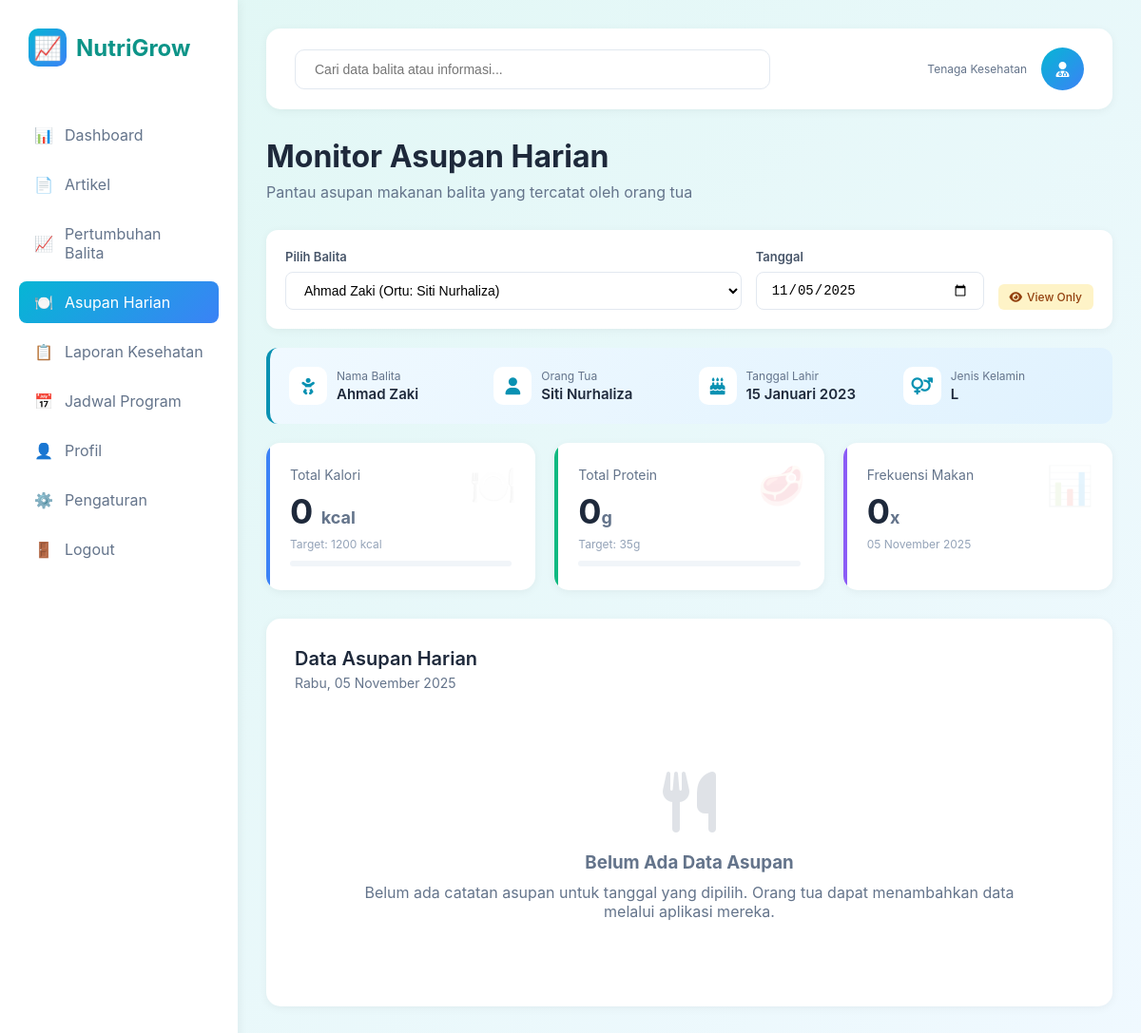
The page /nakes_asupan_harian.php on the database its author committed.
### tables this page shows
CREATE TABLE IF NOT EXISTS balita (
    id_balita INT AUTO_INCREMENT PRIMARY KEY,
    id_akun INT NOT NULL,
    nama_balita VARCHAR(100) NOT NULL,
    tanggal_lahir DATE NOT NULL,
    jenis_kelamin ENUM('L', 'P') NOT NULL,
    foto_profil VARCHAR(255),
    created_at TIMESTAMP DEFAULT CURRENT_TIMESTAMP,
    FOREIGN KEY (id_akun) REFERENCES akun(id_akun) ON DELETE CASCADE,
    INDEX idx_akun (id_akun)
);

CREATE TABLE IF NOT EXISTS akun (
    id_akun INT AUTO_INCREMENT PRIMARY KEY,
    nama VARCHAR(100) NOT NULL,
    email VARCHAR(100) NOT NULL UNIQUE,
    password VARCHAR(255) NOT NULL,
    nomor_telepon VARCHAR(20),
    status_akun ENUM('aktif', 'nonaktif') DEFAULT 'aktif',
    tanggal_aktif TIMESTAMP DEFAULT CURRENT_TIMESTAMP,
    username VARCHAR(50) UNIQUE,
    created_at TIMESTAMP DEFAULT CURRENT_TIMESTAMP,
    updated_at TIMESTAMP DEFAULT CURRENT_TIMESTAMP ON UPDATE CURRENT_TIMESTAMP,
    INDEX idx_email (email),
    INDEX idx_username (username)
);

### auth.php (called while the page is built, shortened)
<?php
function formatTanggalIndo($tanggal) {
    $bulan = array(
        1 => 'Januari', 'Februari', 'Maret', 'April', 'Mei', 'Juni',
        'Juli', 'Agustus', 'September', 'Oktober', 'November', 'Desember'
    );
    $split = explode('-', $tanggal);
    return $split[2] . ' ' . $bulan[(int)$split[1]] . ' ' . $split[0];
}
function formatHariIndo($date) {
    $days = [
        'Minggu', 'Senin', 'Selasa', 'Rabu', 'Kamis', 'Jumat', 'Sabtu'
    ];
    $ts = strtotime($date);
    $w = (int) date('w', $ts);
    return $days[$w];
}
?>

### nakes_asupan_harian.php (the view, shortened to what this page needs)
<?php
require_once 'auth.php';
$conn = getDBConnection();
$selected_balita = isset($_GET['balita']) ? $_GET['balita'] : null;
$selected_date = isset($_GET['tanggal']) ? $_GET['tanggal'] : date('Y-m-d');
$query_all_balita = "SELECT b.id_balita, b.nama_balita, p.id_akun, a.nama as nama_ortu
                     FROM balita b
                     JOIN pengguna p ON b.id_akun = p.id_akun
                     JOIN akun a ON p.id_akun = a.id_akun
                     ORDER BY b.nama_balita ASC";
$result_all_balita = $conn->query($query_all_balita);
if (!$selected_balita && $result_all_balita->num_rows > 0) {
    $result_all_balita->data_seek(0);
    $first_balita = $result_all_balita->fetch_assoc();
    $selected_balita = $first_balita['id_balita'];
    $result_all_balita->data_seek(0);
}
$balita_info = null;
if ($selected_balita) {
    $query_balita = "SELECT b.*, a.nama as nama_ortu, a.nomor_telepon
                     FROM balita b
                     JOIN pengguna p ON b.id_akun = p.id_akun
                     JOIN akun a ON p.id_akun = a.id_akun
                     WHERE b.id_balita = ?";
    $stmt = $conn->prepare($query_balita);
    $stmt->bind_param("i", $selected_balita);
    $stmt->execute();
    $result_balita = $stmt->get_result();
    $balita_info = $result_balita->fetch_assoc();
}
$totals = ['total_kalori' => 0, 'total_protein' => 0, 'frekuensi' => 0];
if ($selected_balita) {
    $query_asupan = "SELECT * FROM asupan_harian
                     WHERE id_balita = ? AND tanggal_catatan = ?
                     ORDER BY waktu_makan ASC";
    $stmt = $conn->prepare($query_asupan);
    $stmt->bind_param("is", $selected_balita, $selected_date);
    $stmt->execute();
    $result_asupan = $stmt->get_result();
    $query_total = "SELECT
                    SUM(kalori_total) as total_kalori,
                    SUM(protein) as total_protein,
                    COUNT(*) as frekuensi
                    FROM asupan_harian
                    WHERE id_balita = ? AND tanggal_catatan = ?";
    $stmt = $conn->prepare($query_total);
    $stmt->bind_param("is", $selected_balita, $selected_date);
    $stmt->execute();
    $result_total = $stmt->get_result();
    $totals = $result_total->fetch_assoc();
}
$total_kalori = $totals['total_kalori'] ?? 0;
$total_protein = $totals['total_protein'] ?? 0;
$frekuensi = $totals['frekuensi'] ?? 0;
$target_kalori = 1200;
$target_protein = 35;
?>
<!DOCTYPE html>
<html lang="id">
<head>
    <link rel="stylesheet" href="style.css">
    <link rel="stylesheet" href="https://cdnjs.cloudflare.com/ajax/libs/font-awesome/6.4.0/css/all.min.css">
</head>
<body>
    <div class="container">
        <?php include __DIR__ . '/partials/sidebar.php'; ?>
        <main class="main-content">
            <header class="header">
                <div class="search-bar">
                    <input type="text" class="search-input" placeholder="Cari data balita atau informasi...">
                </div>
                <div class="user-profile">
                    <div class="user-info">
                        <p>Tenaga Kesehatan</p>
                    </div>
                    <div class="user-avatar">
                        <i class="fas fa-user-md"></i>
                    </div>
                </div>
            </header>
            <div class="page-header">
                <h1>Monitor Asupan Harian</h1>
                <p>Pantau asupan makanan balita yang tercatat oleh orang tua</p>
            </div>
            <div class="filter-section">
                <form method="GET" action="">
                    <div class="filter-grid">
                        <div class="filter-group">
                            <label class="filter-label">Pilih Balita</label>
                            <select name="balita" class="filter-select" onchange="this.form.submit()">
                                <?php
                                $result_all_balita->data_seek(0);
                                while($bal = $result_all_balita->fetch_assoc()):
                                ?>
                                <option value="<?php echo $bal['id_balita']; ?>"
                                        <?php echo $selected_balita == $bal['id_balita'] ? 'selected' : ''; ?>>
                                    <?php echo htmlspecialchars($bal['nama_balita']); ?>
                                    (Ortu: <?php echo htmlspecialchars($bal['nama_ortu']); ?>)
                                </option>
                                <?php endwhile; ?>
                            </select>
                        </div>
                        <div class="filter-group">
                            <label class="filter-label">Tanggal</label>
                            <input type="date" name="tanggal" class="filter-input"
                                   value="<?php echo $selected_date; ?>" onchange="this.form.submit()">
                        </div>
                        <div class="filter-group">
                            <span class="readonly-badge">
                                <i class="fas fa-eye"></i> View Only
                            </span>
                        </div>
                    </div>
                </form>
            </div>
            <?php if ($balita_info): ?>
            <div class="info-box">
                <div class="info-grid">
                    <div class="info-item">
                        <div class="info-icon">
                            <i class="fas fa-baby"></i>
                        </div>
                        <div class="info-content">
                            <div class="info-label">Nama Balita</div>
                            <div class="info-value"><?php echo htmlspecialchars($balita_info['nama_balita']); ?></div>
                        </div>
                    </div>
                    <div class="info-item">
                        <div class="info-icon">
                            <i class="fas fa-user"></i>
                        </div>
                        <div class="info-content">
                            <div class="info-label">Orang Tua</div>
                            <div class="info-value"><?php echo htmlspecialchars($balita_info['nama_ortu']); ?></div>
                        </div>
                    </div>
                    <div class="info-item">
                        <div class="info-icon">
                            <i class="fas fa-birthday-cake"></i>
                        </div>
                        <div class="info-content">
                            <div class="info-label">Tanggal Lahir</div>
                            <div class="info-value"><?php echo formatTanggalIndo($balita_info['tanggal_lahir']); ?></div>
                        </div>
                    </div>
                    <div class="info-item">
                        <div class="info-icon">
                            <i class="fas fa-venus-mars"></i>
                        </div>
                        <div class="info-content">
                            <div class="info-label">Jenis Kelamin</div>
                            <div class="info-value"><?php echo $balita_info['jenis_kelamin']; ?></div>
                        </div>
                    </div>
                </div>
            </div>
            <div class="stats-grid">
                <div class="stat-card blue">
                    <div class="stat-icon">🍽️</div>
                    <div class="stat-label">Total Kalori</div>
                    <div class="stat-value"><?php echo number_format($total_kalori, 0); ?> <span class="unit">kcal</span></div>
                    <div class="stat-target">Target: <?php echo $target_kalori; ?> kcal</div>
                    <div class="progress-bar">
                    </div>
                </div>
                <div class="stat-card green">
                    <div class="stat-icon">🥩</div>
                    <div class="stat-label">Total Protein</div>
                    <div class="stat-value"><?php echo number_format($total_protein, 0); ?><span class="unit">g</span></div>
                    <div class="stat-target">Target: <?php echo $target_protein; ?>g</div>
                    <div class="progress-bar">
                    </div>
                </div>
                <div class="stat-card purple">
                    <div class="stat-icon">📊</div>
                    <div class="stat-label">Frekuensi Makan</div>
                    <div class="stat-value"><?php echo $frekuensi; ?><span class="unit">x</span></div>
                    <div class="stat-target"><?php echo formatTanggalIndo($selected_date); ?></div>
                </div>
            </div>
            <div class="content-card">
                <div class="card-header">
                    <div>
                        <h2 class="card-title">Data Asupan Harian</h2>
                        <p class="card-subtitle"><?php echo formatHariIndo($selected_date) . ', ' . formatTanggalIndo($selected_date); ?></p>
                    </div>
                </div>
                <?php if ($result_asupan && $result_asupan->num_rows > 0): ?>
                <table class="data-table">
                    <thead>
                        <tr>
                            <th>Waktu</th>
                            <th>Jenis Makanan</th>
                            <th>Porsi</th>
                            <th>Kalori</th>
                            <th>Protein</th>
                            <th>Status</th>
                        </tr>
                    </thead>
                    <tbody>
                        <?php
                        $result_asupan->data_seek(0);
                        while ($row = $result_asupan->fetch_assoc()):
                        ?>
                        <tr>
                            <td>
                                <span class="time-badge">
                                    <?php echo date('H:i', strtotime($row['waktu_makan'])); ?>
                                </span>
                            </td>
                            <td><?php echo htmlspecialchars($row['jenis_makanan']); ?></td>
                            <td><?php echo $row['porsi']; ?> <?php echo strpos($row['jenis_makanan'], 'Susu') !== false ? 'ml' : 'porsi'; ?></td>
                            <td><strong><?php echo number_format($row['kalori_total'], 0); ?> kcal</strong></td>
                            <td><strong><?php echo number_format($row['protein'], 0); ?>g</strong></td>
                            <td>
                                <span class="badge badge-nutrisi">
                                    <i class="fas fa-check-circle"></i> Tercatat
                                </span>
                            </td>
                        </tr>
                        <?php endwhile; ?>
                    </tbody>
                </table>
                <div style="margin-top: 20px; padding: 15px; background: #f8fafc; border-radius: 8px; text-align: center;">
                    <p style="color: #64748b; margin-bottom: 10px;">
                        <i class="fas fa-info-circle"></i>
                        Data asupan ini dicatat oleh orang tua. Anda dapat memberikan rekomendasi gizi berdasarkan data ini.
                    </p>
                    <button class="btn btn-primary" onclick="location.href='nakes_rekomendasi_gizi.php?balita=<?php echo $selected_balita; ?>'">
                        <i class="fas fa-plus-circle"></i> Buat Rekomendasi untuk Balita Ini
                    </button>
                </div>
                <?php else: ?>
                <div style="text-align: center; padding: 60px; color: #64748b;">
                    <i class="fas fa-utensils" style="font-size: 64px; margin-bottom: 20px; opacity: 0.2;"></i>
                    <h3 style="margin-bottom: 10px;">Belum Ada Data Asupan</h3>
                    <p>Belum ada catatan asupan untuk tanggal yang dipilih. Orang tua dapat menambahkan data melalui aplikasi mereka.</p>
                </div>
                <?php endif; ?>
            </div>
            <?php endif; ?>
        </main>
    </div>
</body>
</html>

### rows shown on the page
balita: nama_balita "Ahmad Zaki", id_akun.nama "Siti Nurhaliza", tanggal_lahir "15 Januari 2023", jenis_kelamin "L"

### other values the page prints
$total_kalori "0"
$target_kalori "1200"
$total_protein "0"
$target_protein "35"
$frekuensi "0"
formatTanggalIndo($selected_date) "05 November 2025"
formatHariIndo($selected_date) "Rabu"
form field balita "Ahmad Zaki (Ortu: Siti Nurhaliza)"
